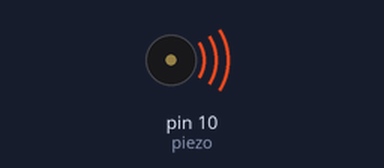
A sketch run on a simulated Arduino Uno, built with avr-gcc and run on an emulated ATmega328P. On the bench: buzzer (waves = sounding).

Above: at 0.2 s.
At 4.7 s:
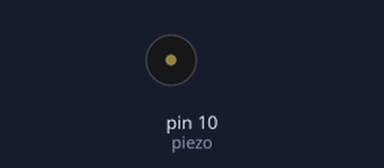
Timing chart, 0 to 5.5 s (numbered marks = the images above):
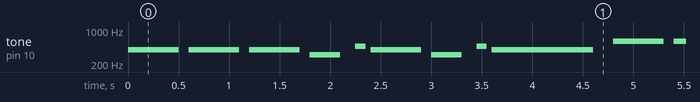

Measured:
- by itself, tone on pin 10 (piezo): plays 392 Hz for 0.50 s, 392 Hz for 0.50 s, 392 Hz for 0.50 s, 311 Hz for 0.30 s, 466 Hz for 0.10 s, 392 Hz for 0.50 s … (244 notes in this stretch)

The sketch:

Marcha_Imperial.ino
```cpp
//Marcha Imperial Star Wars de John Williams
//Hector-G 2017

int piezo = 10;

void setup() {
    pinMode(piezo,OUTPUT);
}

void loop() {
    tone(piezo,392);
    delay(500);
    noTone(piezo);
    delay(100);
    tone(piezo,392);
    delay(500);
    noTone(piezo);
    delay(100);
    tone(piezo,392);
    delay(500);
    noTone(piezo);
    delay(100);
    tone(piezo,311);
    delay(300);
    noTone(piezo);
    delay(150);
    tone(piezo,466);
    delay(100);
    noTone(piezo);
    delay(50);
    tone(piezo,392);
    delay(500);
    noTone(piezo);
    delay(100);
    tone(piezo,311);
    delay(300);
    noTone(piezo);
    delay(150);
    tone(piezo,466);
    delay(100);
    noTone(piezo);
    delay(50);
    tone(piezo,392);
    delay(1000);
    noTone(piezo);
    delay(200);
    tone(piezo,587);
    delay(500);
    noTone(piezo);
    delay(100);
    tone(piezo,587);
    delay(500);
    noTone(piezo);
    delay(100);
    tone(piezo,587);
    delay(500);
    noTone(piezo);
    delay(100);

    tone(piezo,622);
    delay(300);
    noTone(piezo);
    delay(150);
    tone(piezo,466);
    delay(100);
    noTone(piezo);
    delay(50);
    tone(piezo,370);
    delay(500);
    noTone(piezo);
    delay(100);
    tone(piezo,311);
    delay(300);
    noTone(piezo);
    delay(150);
    tone(piezo,466);
    delay(100);
    noTone(piezo);
    delay(50);
    tone(piezo,392);
    delay(1000);
    noTone(piezo);
    delay(200);
}
```
